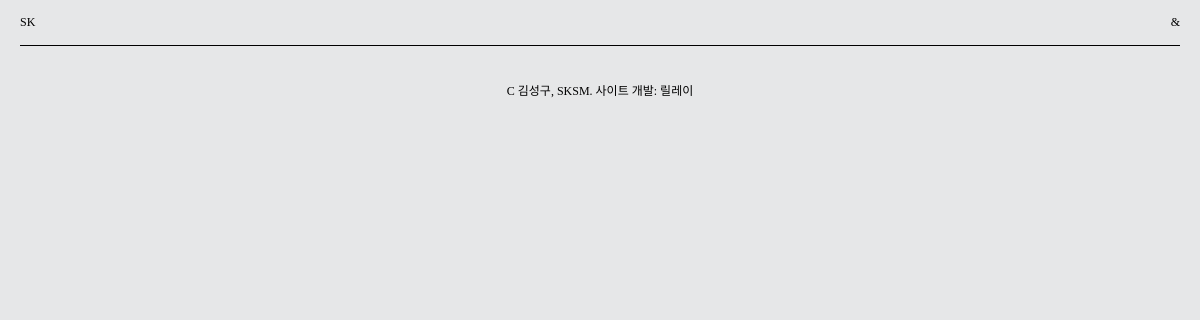
Before: /info/sg_profile/ with the older database file.
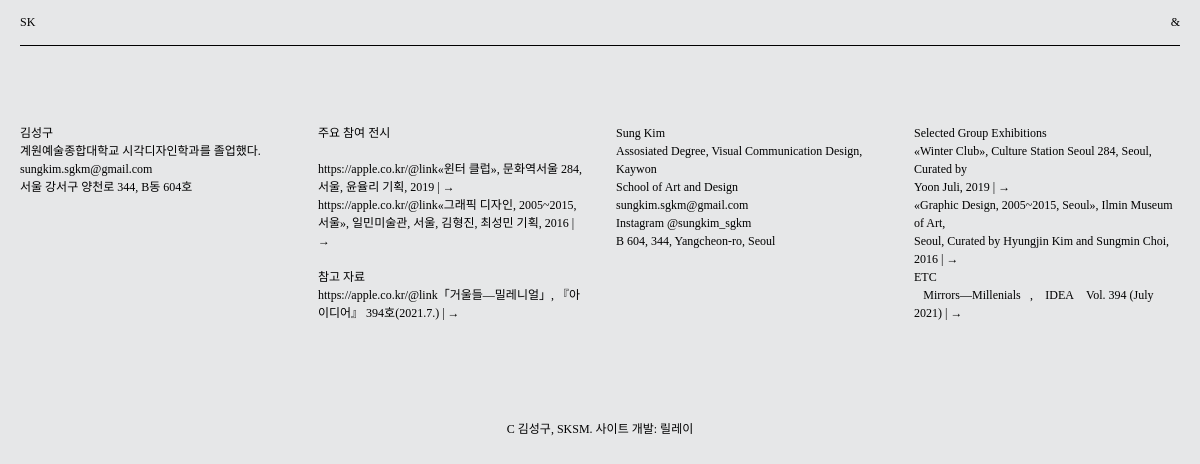
After: the same page with the newer database file.
### single_pages/models.py (models this page shows, shortened)
class SinglePost(models.Model):
    tag= models.CharField(max_length=30)
    title = models.CharField(max_length=30)
    paragraph_1= models.TextField(blank=True, null=True)
    paragraph_2= models.TextField(blank=True, null=True)
    paragraph_3= models.TextField(blank=True, null=True)
    paragraph_4= models.TextField(blank=True, null=True)
    created_at= models.DateTimeField()

### single_pages/views.py (the view)
# urls.py: path('info/<str:tag>/', views.single_page),
def single_page(request,tag):
    post= SinglePost.objects.filter(tag=tag)
    posts= main_model.Post.objects.all().order_by('-created_at')
    indi_pages= SinglePost.objects.all().order_by('tag')
    years=[]
    for a in posts:
        created_at= a.created_at
        ayear= created_at.year
        years.append(ayear)
    years= list(set(years))
    years.sort(reverse=True)
    return render(
        request,
        'single_pages/template.html',
        {
            'singlePage':post,
            'years':years,
            'indi': indi_pages,
        }
    )

### single_pages/templates/single_pages/template.html (shortened to what this page needs)
{% extends 'main/index.html' %}
{% block content %}
<body>
    {% for post in singlePage %}
    <div class="article">
    <div class="txt_row">
        <div>{{post.paragraph_1|safe|linebreaksbr}}</div>
        <div>{{post.paragraph_2|safe|linebreaksbr}}</div>
        <div>{{post.paragraph_3|safe|linebreaksbr}}</div>
        <div>{{post.paragraph_4|safe|linebreaksbr}}</div>
    </div>
    </div>
    {% endfor %}
</body>
{% endblock %}

### main/templates/main/index.html (shortened to what this page needs)
<!DOCTYPE html>
{% load static %}
<html lang="ko">
<head>
    <link rel="stylesheet" type="text/css" href="{% static 'style.css' %}" />
</head>
<div class="nav_container">
    <nav>
        <div class="nav"><a href="/">SK</a> </div>
        <div class="nav btn" id="plus">&</div>
    </nav>
    <div class="dropdown">
    </div>
</div>
<body>
    <div class="container">
        {% block content %}
        {% endblock %}
        <div class="footer">
        {% if posts.has_previous %}
        <a href="?page={{posts.previous_page_number}}">
        <div class="btn_prev"></div></a>
        {% else %}
        <div class="btn_none"></div>
        {% endif %}
        <div class="credit">C 김성구, SKSM. 사이트 개발: 릴레이</div>
        {% if posts.has_next %}
        <a href="?page={{posts.next_page_number}}"><div class="btn_next"></div>
        </a>
        {% else %}
        <div class="btn_none"></div>
        {% endif %}
    </div>
    </div>
</body>
</html>

### main/static/style.css (style rules this page uses)
body { background-color: #e6e7e8; font-family:'Pretendard'; font-size: 12px; margin:0; padding:0; }
a { text-decoration: none; color:black; }
nav { display:flex; position:relative; right:0; top:0; left:0; justify-content: space-between; flex-direction: row; padding:15px 0px; box-sizing:border-box; }
.container { width:100%; text-align: center; padding:20px; box-sizing: border-box; overflow:hidden; transition: all 0.3s; }
.dropdown { position:relative; width:100%; height:0px; box-sizing:border-box; overflow:hidden; background-color:#e6e7e8; display: grid; grid-template-columns: 1fr 1fr 1fr 1fr; padding:0px 0px; transition: linear all 0.1s; border-bottom: solid 1px #000000; }
.article { margin: 90px 0px; }
.nav_container { position:fixed; background-color:#e6e7e8; width:100%; padding:0px 20px; height:48px; box-sizing: border-box; }
.txt_row { display: grid; grid-template-columns: 1fr 1fr 1fr 1fr; width: 100%; padding: 0px 0px; box-sizing: border-box; margin: 20px 0; column-gap: 2rem; }
.txt_row div { font-size:12px; line-height:18px; text-align: left; }
.btn { cursor:pointer; }
.btn_none { position:relative; width:50px; height:32px; background-image:none; background-repeat:no-repeat; float:right; }
.credit { display: inline-block; position: relative; width:auto; }
.footer { display:flex; height:32px; margin:40px 0px 0px 0px; align-items:center; bottom:15px; justify-content: space-between; }

Changed rows visible on the page:
now on this page (row edited): SinglePost: paragraph_1 "김성구 계원예술종합대학교 시각디자인학과를 졸업했다. sungkim.sgkm@gmail.com 서울 강서구 양천로 344, B동 604호", paragraph_2 "주요 참여 전시 https://apple.co.kr/@link«윈터 클럽», 문화역서울 284, 서울, 윤율리 기획, 2019 | → https://apple.co.kr/@link«그래픽 디자인, 2005~2015, 서울», 일민미술관, 서울, 김형진, 최성민 기획, 2016 | → 참고 자료 https://apple.co.kr/@link「거울들—밀레니얼」, 『아이디어』 394호(2021.7.) | →", paragraph_3 "Sung Kim Assosiated Degree, Visual Communication Design, Kaywon School of Art and Design sungkim.sgkm@gmail.com Instagram @sungkim_sgkm B 604, 344, Yangcheon-ro, Seoul", paragraph_4 "Selected Group Exhibitions «Winter Club», Culture Station Seoul 284, Seoul, Curated by Yoon Juli, 2019 | → «Graphic Design, 2005~2015, Seoul», Ilmin Museum of Art, Seoul, Curated by Hyungjin Kim and Sungmin Choi, 2016 | → ETC Mirrors—Millenials , IDEA Vol. 394 (July 2021) | →"
